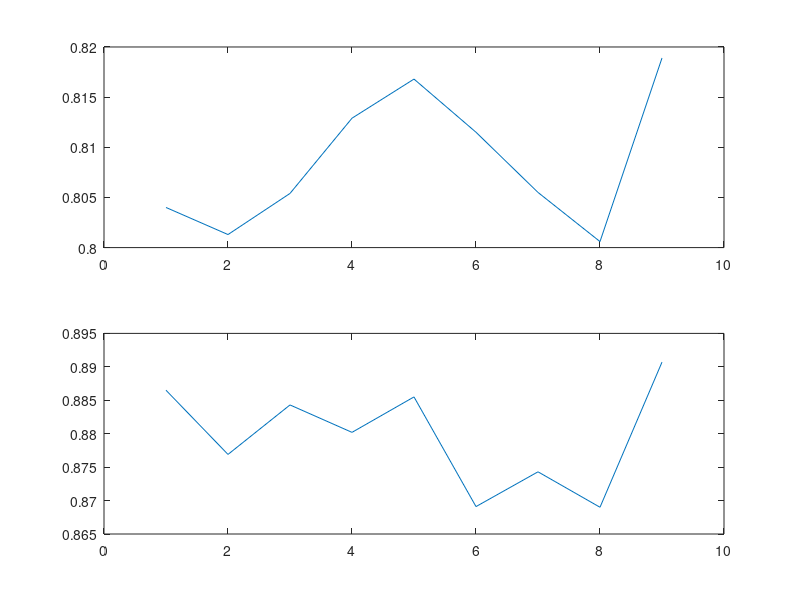

Reproduce this figure in MATLAB.
R = [ 0.8040, .8013,.8054, 0.8129,0.8168,.8115,.8055,.8006,.8189];
Ra = [  0.8865,0.8769,0.8843,  0.8802,0.8855,0.86910,.8743,0.8690,0.8907];
date = [201106282300 201107051100 201107052300 201108021100 201108022300 201109011100 201109092300 201109101100 201108182300];
d = 1:length(date);
figure;
subplot(2,1,1)
plot(R)

subplot(2,1,2)
plot(Ra)



   